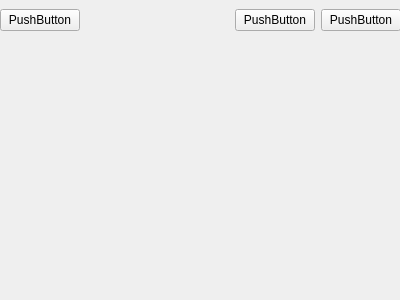
<?xml version="1.0" encoding="UTF-8"?>
<ui version="4.0">
 <class>Form</class>
 <widget class="QWidget" name="Form">
  <property name="geometry">
   <rect>
    <x>0</x>
    <y>0</y>
    <width>400</width>
    <height>300</height>
   </rect>
  </property>
  <property name="windowTitle">
   <string>Form</string>
  </property>
  <widget class="QWidget" name="horizontalLayoutWidget">
   <property name="geometry">
    <rect>
     <x>0</x>
     <y>0</y>
     <width>401</width>
     <height>41</height>
    </rect>
   </property>
   <layout class="QHBoxLayout" name="horizontalLayout">
    <item>
     <widget class="QPushButton" name="pushButton_3">
      <property name="text">
       <string>PushButton</string>
      </property>
     </widget>
    </item>
    <item>
     <spacer name="horizontalSpacer">
      <property name="orientation">
       <enum>Qt::Horizontal</enum>
      </property>
      <property name="sizeHint" stdset="0">
       <size>
        <width>40</width>
        <height>20</height>
       </size>
      </property>
     </spacer>
    </item>
    <item alignment="Qt::AlignRight">
     <widget class="QPushButton" name="pushButton_2">
      <property name="text">
       <string>PushButton</string>
      </property>
     </widget>
    </item>
    <item>
     <widget class="QPushButton" name="pushButton">
      <property name="text">
       <string>PushButton</string>
      </property>
     </widget>
    </item>
   </layout>
  </widget>
 </widget>
 <resources/>
 <connections/>
</ui>
